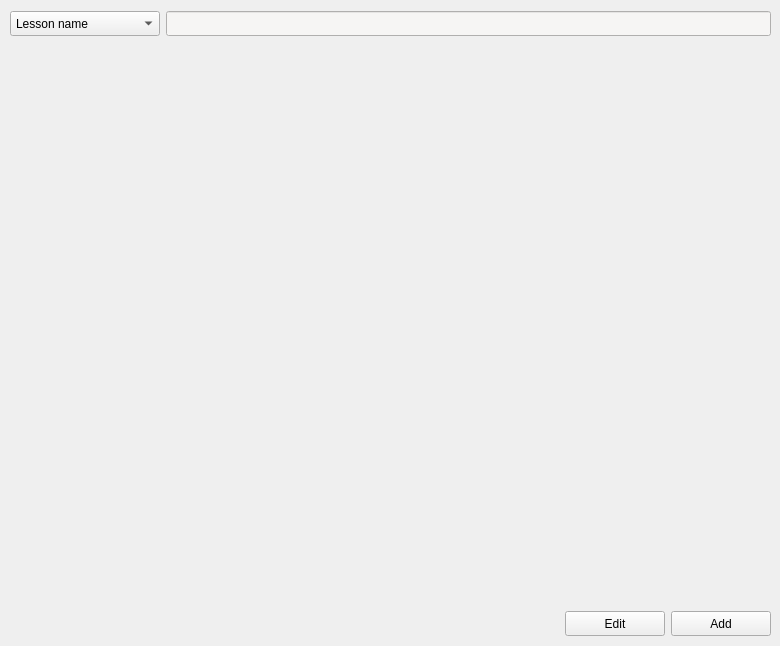
      <widget class="QWidget" name="pageExercise">
       <property name="styleSheet">
        <string notr="true">color: rgb(0, 0, 0);</string>
       </property>
       <widget class="QWidget" name="layoutWidget">
        <property name="geometry">
         <rect>
          <x>10</x>
          <y>10</y>
          <width>761</width>
          <height>27</height>
         </rect>
        </property>
        <layout class="QHBoxLayout" name="horizontalLayout_7">
         <item>
          <widget class="QComboBox" name="comboBox_exerciseFilter">
           <property name="minimumSize">
            <size>
             <width>150</width>
             <height>25</height>
            </size>
           </property>
           <property name="styleSheet">
            <string notr="true">padding-left: 5px;</string>
           </property>
           <item>
            <property name="text">
             <string>Lesson name</string>
            </property>
           </item>
          </widget>
         </item>
         <item>
          <widget class="QLineEdit" name="txtExerciseSearch">
           <property name="minimumSize">
            <size>
             <width>0</width>
             <height>25</height>
            </size>
           </property>
           <property name="styleSheet">
            <string notr="true">background-color: rgb(246, 245, 244);</string>
           </property>
          </widget>
         </item>
        </layout>
       </widget>
       <widget class="QWidget" name="layoutWidget_2">
        <property name="geometry">
         <rect>
          <x>20</x>
          <y>610</y>
          <width>751</width>
          <height>27</height>
         </rect>
        </property>
        <layout class="QHBoxLayout" name="horizontalLayout_13">
         <item>
          <spacer name="horizontalSpacer_6">
           <property name="orientation">
            <enum>Qt::Horizontal</enum>
           </property>
           <property name="sizeHint" stdset="0">
            <size>
             <width>40</width>
             <height>20</height>
            </size>
           </property>
          </spacer>
         </item>
         <item>
          <widget class="QPushButton" name="btnExerciseEdit">
           <property name="minimumSize">
            <size>
             <width>100</width>
             <height>25</height>
            </size>
           </property>
           <property name="text">
            <string>Edit</string>
           </property>
          </widget>
         </item>
         <item>
          <widget class="QPushButton" name="btnExerciseAdd">
           <property name="minimumSize">
            <size>
             <width>100</width>
             <height>25</height>
            </size>
           </property>
           <property name="text">
            <string>Add</string>
           </property>
          </widget>
         </item>
        </layout>
       </widget>
      </widget>
